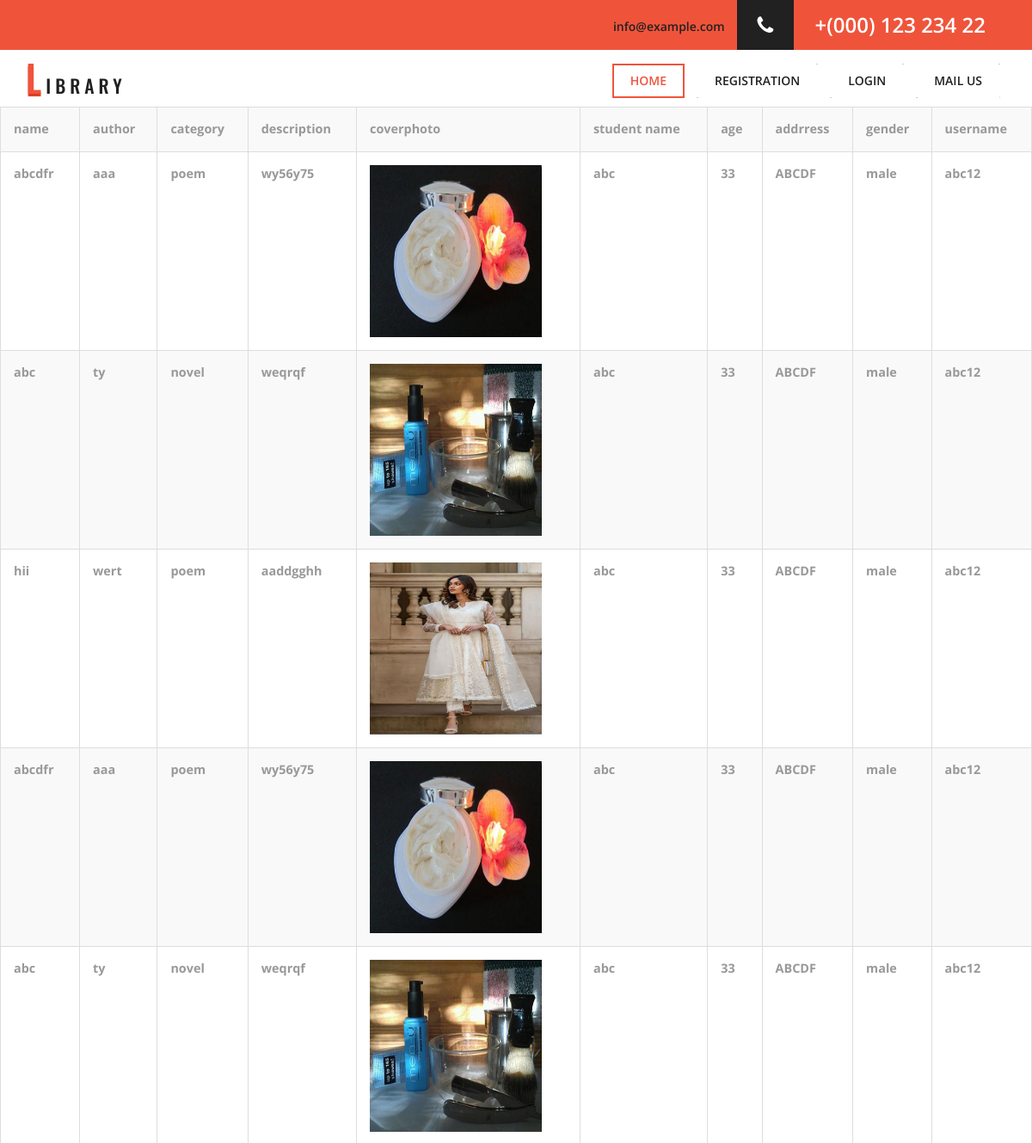
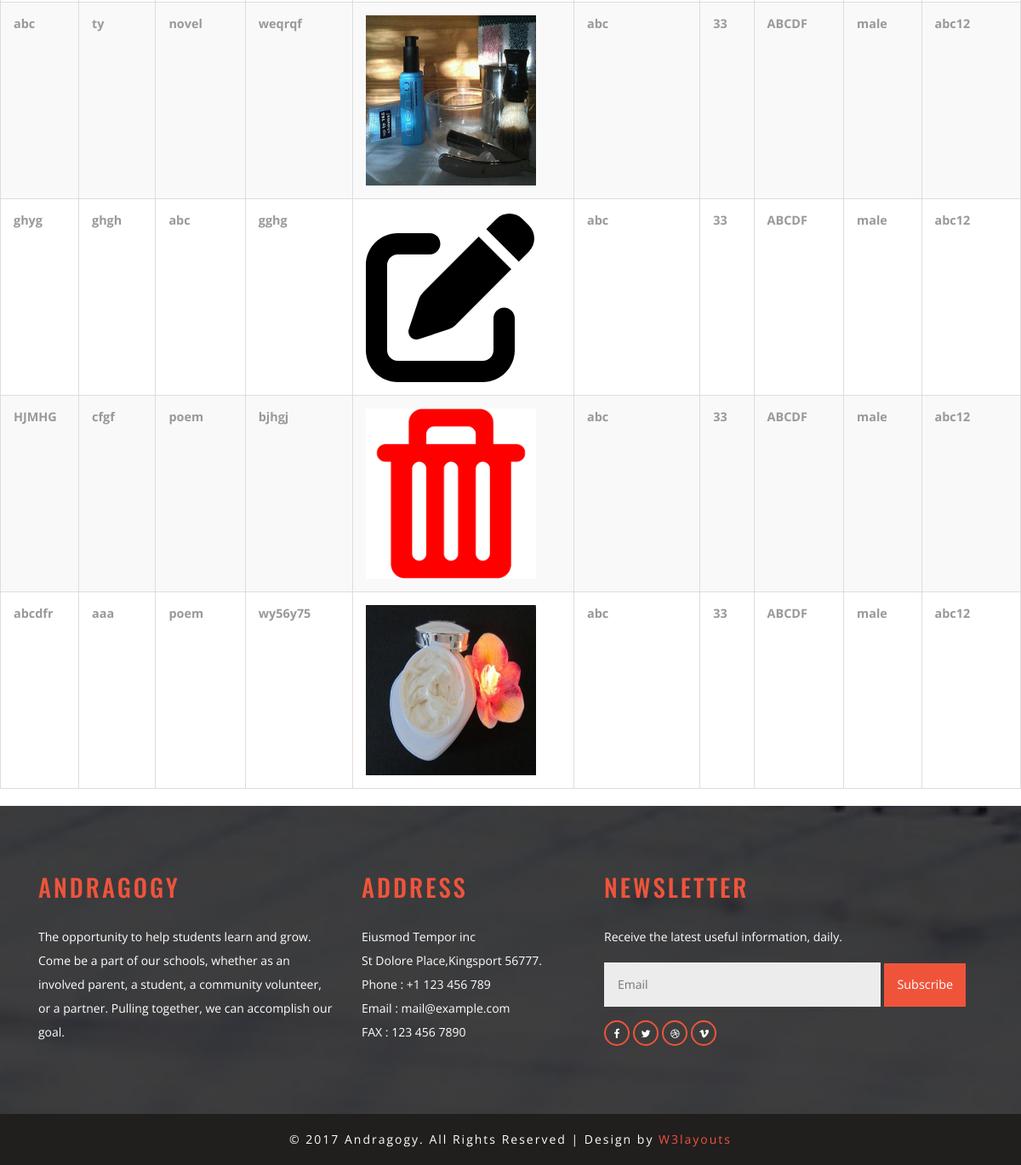
Page /viewhistory on the committed database (2 pictures, top to bottom).
### student/models.py (models this page shows, shortened)
class booking(models.Model):
    booking_id=models.ForeignKey("library.books",on_delete=models.CASCADE)
    student_id=models.ForeignKey(student,on_delete=models.CASCADE)
    return_date=models.DateField(blank=True,null=True)
    status=models.CharField( max_length=50,default='pending')
    booking_date=models.DateField()

class student(models.Model):
    name=models.CharField(max_length=50)
    age=models.IntegerField()
    address=models.TextField()
    gender=models.CharField(max_length=50)
    username=models.CharField(max_length=50)
    password=models.CharField(max_length=50)

### library/models.py (models this page shows)
class books(models.Model):
    name=models.CharField(max_length=50)
    author=models.CharField(max_length=50)
    category=models.ForeignKey(categorys,on_delete=models.CASCADE)
    description=models.CharField(max_length=50)
    coverphoto=models.FileField()
    No_of_copies=models.PositiveIntegerField()

class categorys(models.Model):
    name=models.CharField(max_length=50)

### library/views.py (the view)
# urls.py: path('viewhistory',views.viewhistory,name='viewhistory'),
def viewhistory(request):
    history=booking.objects.all()
    return render(request,'viewhistory.html',{'his':history})

### templates/viewhistory.html
{% extends 'commonbase.html' %}
{% block content %}
<table class="table table-bordered table-hover table-striped table-responsive-md">
    <tr class="bg-warning">
            <th>name</th>
            <th>author</th>
            <th>category</th>
            <th>description</th>
            <th>coverphoto</th>
            <th>student name</th>
            <th>age</th>
            <th>addrress</th>
            <th>gender</th>
            <th>username</th>
        </tr>
        {% for i in his %}
        <tr>
            <th>{{i.booking_id.name}}</th>
            <th>{{i.booking_id.author}}</th>
            <th>{{i.booking_id.category.name}}</th>
            <th>{{i.booking_id.description}}</th>
            <th><img src="{{i.booking_id.coverphoto.url}}" alt="" style="width:200px;height:200px"></th>
            <th>{{i.student_id.name}}</th>
            <th>{{i.student_id.age}}</th>
            <th>{{i.student_id.address}}</th>
            <th>{{i.student_id.gender}}</th>
            <th>{{i.student_id.username}}</th>
        </tr>
        {% endfor %}
    </table>
</body>
{% endblock %}

### templates/commonbase.html (shortened to what this page needs)
<!DOCTYPE html>
<html lang="en">
<head>
<link href="/static/web/css/bootstrap.css" rel="stylesheet" type="text/css" media="all" />
<link href="/static/web/css/style.css" rel="stylesheet" type="text/css" media="all" />
<link href="/static/web/css/font-awesome.css" rel="stylesheet">
</head>
<body>
	<div class="header_address_mail">
		<div class="container">
			<div class="agileits_w3layouts_header_address_grid">
				<ul>
					<li><a href="mailto:info@example.com">info@example.com</a></li>
					<li><i class="fa fa-phone" aria-hidden="true"></i></li>
					<li>+(000) 123 234 22</li>
				</ul>
			</div>
		</div>
	</div>
	<div class="header">
		<div class="container">
			<div class="w3_agile_logo">
				<h1><a href="index.html"><span>L</span>ibrary</a></h1>
			</div>
			<div class="header-nav">
				<nav class="navbar navbar-default">
					<div class="collapse navbar-collapse navbar-right" id="bs-example-navbar-collapse-1">
						<nav class="link-effect-12">
							<ul class="nav navbar-nav w3_agile_nav">
								<li class="active"><a href="{% url 'index' %}"><span>Home</span></a></li>
								<li><a href="{% url 'user_register' %}"><span>Registration</span></a></li>
								<li><a href="{% url 'login_here' %}"><span>LOGIN</span></a></li>
								<li><a href="mail.html"><span>Mail Us</span></a></li>
							</ul>
						</nav>
					</div>
				</nav>
			</div>
			<div class="clearfix"> </div>
		</div>
	</div>
{% block content %}
{% endblock %}
    <div class="footer-top">
		<div class="container">
			<div class="col-md-4 welcome">
				<h3>Andragogy</h3>
				<p>The opportunity to help students learn and grow. Come be a part of our schools, whether as an involved parent, a student, a community volunteer, or a partner. Pulling together, we can accomplish our goal.</p>
			</div>
			<div class="col-md-3 address">
				<h3>Address</h3>
					<p>Eiusmod Tempor inc
						<span>St Dolore Place,Kingsport 56777.</span>
					</p>
					<p class="phone">Phone : +1 123 456 789
						<span>Email : <a href="mailto:example@email.com">mail@example.com</a></span>
						<span>FAX : <a href="mailto:example@email.com">123 456 7890</a></span>
					</p>
			</div>
			<div class="col-md-5 wthree-subscribe">
				<h3>Newsletter </h3>
				<p>Receive the latest useful information, daily.</p>
				<div class="w3-agileits-subscribe-form">
					<form action="#" method="post">
						<input type="text" placeholder="Email" name="Subscribe" required="">
						<button class="btn1">Subscribe</button>
					</form>
				</div>
				<div class="agile_header_social">
					<ul class="agileits_social_list">
						<li><a href="#" class="w3_agile_facebook"><i class="fa fa-facebook" aria-hidden="true"></i></a></li>
						<li><a href="#" class="agile_twitter"><i class="fa fa-twitter" aria-hidden="true"></i></a></li>
						<li><a href="#" class="w3_agile_dribble"><i class="fa fa-dribbble" aria-hidden="true"></i></a></li>
						<li><a href="#" class="w3_agile_vimeo"><i class="fa fa-vimeo" aria-hidden="true"></i></a></li>
					</ul>
				</div>
			</div>
				<div class="clearfix"></div>
		</div>
	</div>
	<div class="copy-right-grids">
		<div class="container">
			<div class="copy-left">
				<p class="footer-gd">© 2017 Andragogy. All Rights Reserved | Design by <a href="https://w3layouts.com/" target="_blank">W3layouts</a></p>
			</div>
		</div>
	</div>
</body>
</html>

### rows in the picture
booking: booking_id.name "abcdfr", booking_id.author "aaa", booking_id.category.name "poem", booking_id.description "wy56y75", booking_id.coverphoto (picture), student_id.name "abc", student_id.age "33", student_id.address "ABCDF", student_id.gender "male", student_id.username "abc12"
booking: booking_id.name "abc", booking_id.author "ty", booking_id.category.name "novel", booking_id.description "weqrqf", booking_id.coverphoto (picture), student_id.name "abc", student_id.age "33", student_id.address "ABCDF", student_id.gender "male", student_id.username "abc12"
booking: booking_id.name "hii", booking_id.author "wert", booking_id.category.name "poem", booking_id.description "aaddgghh", booking_id.coverphoto (picture), student_id.name "abc", student_id.age "33", student_id.address "ABCDF", student_id.gender "male", student_id.username "abc12"
booking: booking_id.name "abcdfr", booking_id.author "aaa", booking_id.category.name "poem", booking_id.description "wy56y75", booking_id.coverphoto (picture), student_id.name "abc", student_id.age "33", student_id.address "ABCDF", student_id.gender "male", student_id.username "abc12"
booking: booking_id.name "abc", booking_id.author "ty", booking_id.category.name "novel", booking_id.description "weqrqf", booking_id.coverphoto (picture), student_id.name "abc", student_id.age "33", student_id.address "ABCDF", student_id.gender "male", student_id.username "abc12"
booking: booking_id.name "abc", booking_id.author "ty", booking_id.category.name "novel", booking_id.description "weqrqf", booking_id.coverphoto (picture), student_id.name "abc", student_id.age "33", student_id.address "ABCDF", student_id.gender "male", student_id.username "abc12"
booking: booking_id.name "ghyg", booking_id.author "ghgh", booking_id.category.name "abc", booking_id.description "gghg", booking_id.coverphoto (picture), student_id.name "abc", student_id.age "33", student_id.address "ABCDF", student_id.gender "male", student_id.username "abc12"
booking: booking_id.name "HJMHG", booking_id.author "cfgf", booking_id.category.name "poem", booking_id.description "bjhgj", booking_id.coverphoto (picture), student_id.name "abc", student_id.age "33", student_id.address "ABCDF", student_id.gender "male", student_id.username "abc12"
booking: booking_id.name "abcdfr", booking_id.author "aaa", booking_id.category.name "poem", booking_id.description "wy56y75", booking_id.coverphoto (picture), student_id.name "abc", student_id.age "33", student_id.address "ABCDF", student_id.gender "male", student_id.username "abc12"
